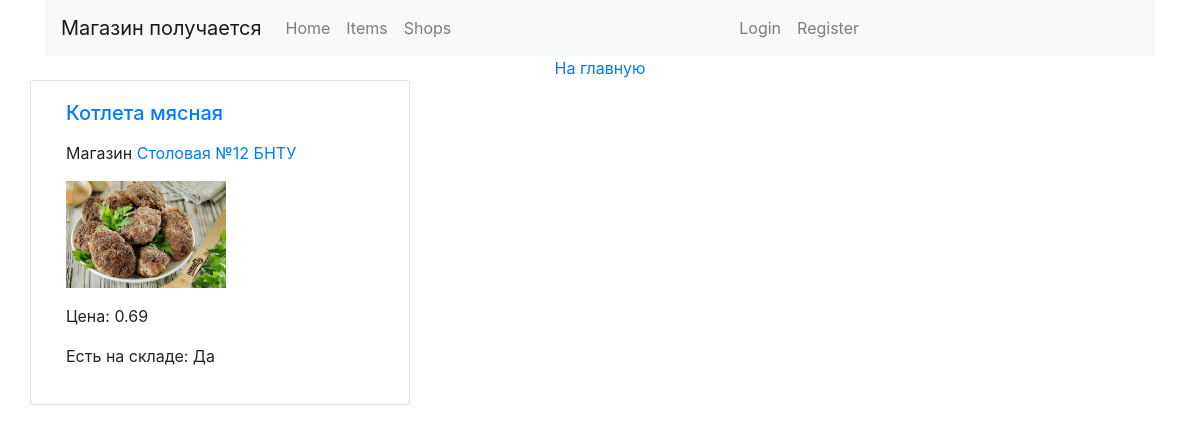
The app's page /item_list/, older data.
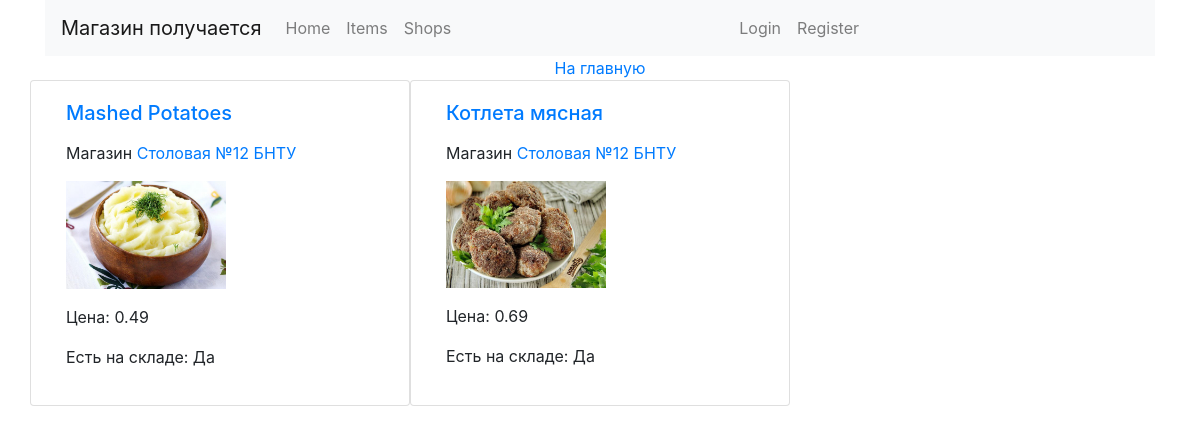
The same page, newer data.
### shop/models.py (models this page shows, shortened)
class Item(models.Model):
    category = models.ForeignKey(
        'Category',
        on_delete=models.CASCADE,
        related_name='items',
        verbose_name='Категория',
    )
    shop = models.ForeignKey(
        'Shop',
        on_delete=models.CASCADE,
        verbose_name='Магазин'
    )
    name = models.CharField(
        max_length=128,
        db_index=True,
        verbose_name='Наименование товара'
    )
    description = models.TextField(
        max_length=1024,
        verbose_name='Описание товара'
    )
    price = models.DecimalField(
        max_digits=10,
        decimal_places=2,
        verbose_name='Цена'
    )
    item_picture = models.ImageField(
        upload_to='uploads/shop/items/%Y/%m/%d',
        default=None,
        null=True,
        blank=True,
        verbose_name='Изображение предмета'
    )
    slug = models.SlugField(
        max_length=200,
        db_index=True
    )
    stock = models.PositiveIntegerField()
    available = models.BooleanField(
        default=True,
        verbose_name='Есть на складе'
    )
    created = models.DateTimeField(
        auto_now_add=True
    )
    updated = models.DateTimeField(
        auto_now=True
    )
    def get_absolute_url(self):
        return reverse('shop:item_detail', args=[self.id, self.slug])
    class Meta:
        verbose_name = 'Товар'
        verbose_name_plural = 'Товары'
        ordering = (
            'name',
        )
        index_together = (
            ('id', 'slug'),
        )

class Shop(models.Model):
    name = models.CharField(
        max_length=128,
        verbose_name='Наименование магазина'
    )
    address = models.CharField(
        max_length=256,
        verbose_name='Адрес магазина'
    )
    staff_amount = models.IntegerField(
        blank=True,
        null=True
    )
    class Meta:
        verbose_name = 'Магазин'
        verbose_name_plural = "Магазины"
        ordering = (
            'name',
        )

### shop/views.py (the view)
# urls.py: path('item_list/', ItemListView.as_view(), name='item_list'),
class ItemListView(ListView):
    template_name = 'shop/item/item_list.html'
    model = Item
    context_object_name = 'item_list'
    paginate_by = 3
    def get_queryset(self):
        return Item.objects.filter(available=True)
    def get_paginate_by(self, queryset):
        page_number = self.request.GET.get('page_number')
        if page_number is not None:
            self.paginate = page_number
        return super(ItemListView, self).get_paginate_by(self.get_queryset())
    def get(self, request, *args, **kwargs):
        return super(ItemListView, self).get(request, *args, **kwargs)

### cart/context_processors.py (called while the page is built)
def cart(request):
    return {'cart': Cart(request)}

### shop/templates/shop/item/item_list.html (shortened to what this page needs)
{% extends 'shop/base.html' %}
{% block body %}
  <div class="col-lg-12 text-center">
    <a href="{% url 'shop:index' %}">На главную</a>
  </div>
  {% for item in item_list %}
    <div class="card col-lg-4" style="width: 18rem;">
        <div class="card-body">
            <h5 class="card-title">
                <a href="{{ item.get_absolute_url }}">
                    {{ item.name }}
                </a>
            </h5>
            <p class="card-text">
                <p>
                    Магазин
                    <a href="{% url 'shop:shop_detail' item.shop.id %}">
                        {{ item.shop.name }}
                    </a>
                </p>
            {% if item.item_picture %}
                <a href="{{ item.get_absolute_url }}">
                    <p>
                        <img src="{{ item.item_picture.url }}" style="max-width: 10rem">
                    </p>
                </a>
            {% else %}
                <p >
                  Изображение отсутствует
                </p>
            {% endif %}
                <p>
                    Цена: {{ item.price }}
                </p>
                <p>
                    Есть на складе:
                    {% if item.available %}
                        Да
                    {% else %}
                        Нет
                    {% endif %}
                </p>
            </p>
        </div>
    </div>
  {% endfor %}
{% endblock %}

### shop/templates/shop/base.html (shortened to what this page needs)
{% load static %}
<!DOCTYPE html>
<html lang="en">
<head>
    <link rel="stylesheet" href="https://stackpath.bootstrapcdn.com/bootstrap/4.1.3/css/bootstrap.min.css">
</head>
<body>
    <div class="container">
        <nav class="navbar navbar-expand-lg navbar-light bg-light">
            <a class="navbar-brand" href="{% url 'shop:index' %}">Магазин получается</a>
            <div class="navbar-nav mr-auto">
                <a class="nav-item nav-link" href="{% url 'shop:index' %}">Home</a>
                <a class="nav-item nav-link" href="{% url 'shop:item_list' %}">Items</a>
                <a class="nav-item nav-link" href="{% url 'shop:shop_list' %}">Shops</a>
            </div>
            <div class="navbar-nav mr-auto">
                {% if user.is_authenticated %}
                    <a class="nav-item nav-link" href="{% url 'cart:cart_detail' %}">
                        Your cart
                        {% with total=cart|length %}
                            {% if cart|length > 0 %}
                                [{{ total }}]
                            {% else %}
                                [Empty]
                            {% endif %}
                        {% endwith %}
                    </a>
                    <a class="nav-item nav-link" href="{% url 'profile_app:current_profile' %}">Profile</a>
                    <a class="nav-item nav-link" href="{% url 'profile_app:change_profile' %}">Change Profile</a>
                    <a class="nav-item nav-link" href="{% url 'profile_app:logout' %}">Logout</a>
                {% else %}
                    <a class="nav-item nav-link" href="{% url 'profile_app:login' %}">Login</a>
                    <a class="nav-item nav-link" href="{% url 'profile_app:create_profile' %}">Register</a>
                {% endif %}
            </div>
        </nav>
        <div class="row">
            {% block body %}{% endblock %}
        </div>
    </div>
</body>
</html>

Row changes from the older to the newer data that the page shows:
added Item: name "Mashed Potatoes", shop.name "Столовая №12 БНТУ", item_picture (picture), price "0.49", available "Да"
